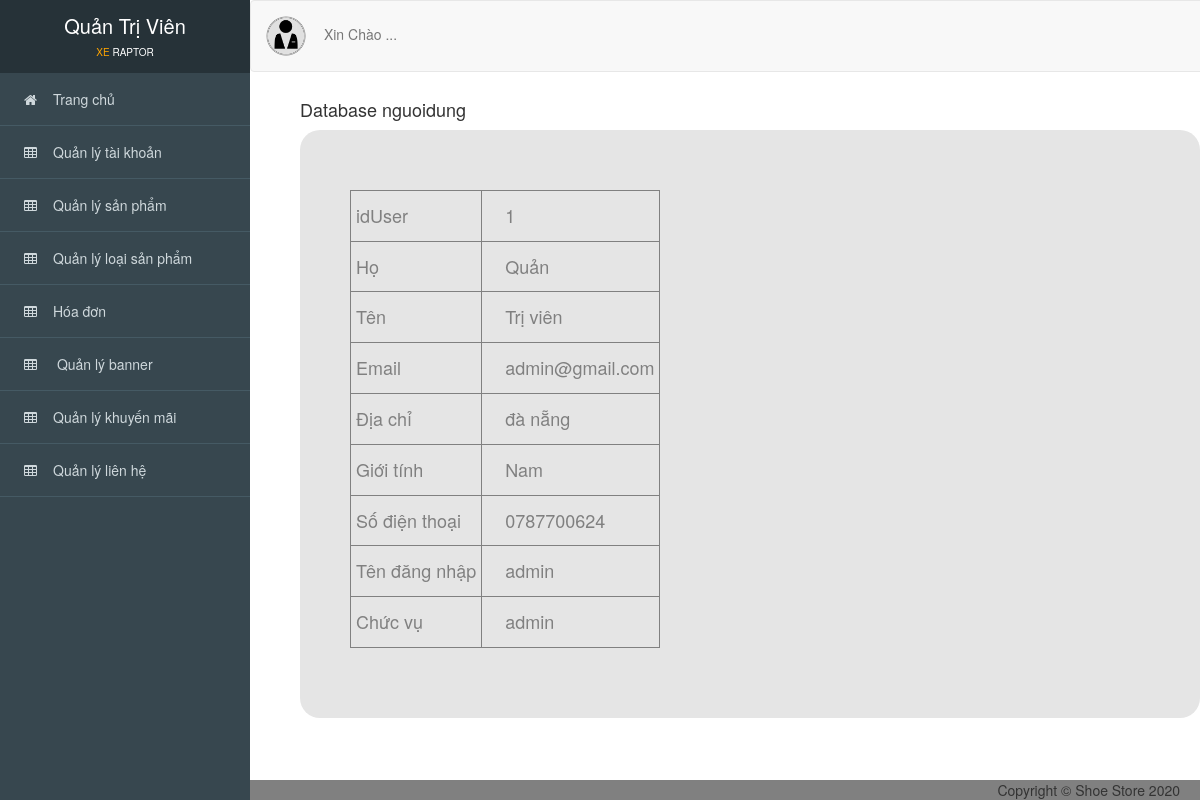
The page /admin/index.php?action=xemnguoidung&id=1 on the database its author committed.
### tables this page shows
CREATE TABLE `user` (
  `idUser` int(11) NOT NULL,
  `ho` varchar(255) NOT NULL,
  `ten` varchar(255) NOT NULL,
  `email` varchar(255) NOT NULL,
  `diachi` varchar(255) NOT NULL,
  `gioitinh` varchar(255) NOT NULL,
  `sodienthoai` varchar(255) NOT NULL,
  `tendangnhap` varchar(255) NOT NULL,
  `matkhau` varchar(255) NOT NULL,
  `idQuyen` int(11) NOT NULL
);

### admin/controller_admin/quanlytaikhoan.php (called while the page is built, shortened)
<?php
    require_once('./model_admin/nguoidung.php');
    class nguoidungcontroller
    {
    	var $nguoidung_model;
    	public function __construct()
    	{
    		$this->nguoidung_model = new nguoidung();
    	}
        public function details()
        {
            $id = isset($_GET['id']) ? $_GET['id'] : 1;
            $data = $this->nguoidung_model->find($id);
            require_once('views_admin/index.php');
        }
       }
?>

### admin/model_admin/ketnoi.php (called while the page is built, shortened)
<?php
    class ketnoi
    {
    	function __construct()
    	{
    		$host = "localhost";
    		$username ="root";
    		$password = "";
    		$dbname = "qlbx";
    		$this->connect = new mysqli($host,$username,$password,$dbname);
    	}
    }
?>

### admin/model_admin/nguoidung.php (called while the page is built, shortened)
<?php
    require_once('ketnoi.php');
    class nguoidung
    {
    	var $conn;
    	function __construct()
    	{
    		$connect_obj = new ketnoi();
            $this->conn = $connect_obj->connect;
    	}
        function find($id)
        {
            $query = "SELECT * FROM user WHERE idUser=$id";
            return $this->conn->query($query)->fetch_assoc();
        }
}
?>

### admin/views_admin/taikhoan/xem.php (the view, shortened to what this page needs)
<div id="viewport">
<div class="container-fluid" id="noidung">
      <h4>Database nguoidung</h4>
      <div style="background-color: #e5e5e5; padding: 60px 50px 10px; color:gray;border-radius: 20px;">
        <table border="1" cellpadding="5">
          <tr>
            <td><h4>idUser </h4></td>
            <td><h4> &emsp;<?= $data['idUser'];   ?>  </h4></td>
          </tr>
          <tr>
            <td><h4>Họ </h4></td>
            <td><h4> &emsp;<?= $data['ho'];   ?>  </h4></td>
          </tr>
          <tr>
            <td><h4>Tên</h4></td>
            <td><h4> &emsp;<?= $data['ten'];   ?>  </h4></td>
          </tr>
          <tr>
            <td><h4>Email </h4></td>
            <td><h4> &emsp;<?= $data['email'];   ?>  </h4></td>
          </tr>
          <tr>
            <td><h4>Địa chỉ </h4></td>
            <td><h4> &emsp;<?= $data['diachi'];   ?>  </h4></td>
          </tr>
          <tr>
            <td><h4>Giới tính </h4></td>
            <td><h4> &emsp;<?= $data['gioitinh'];   ?>  </h4></td>
          </tr>
          <tr>
            <td><h4>Số điện thoại </h4></td>
            <td><h4> &emsp;<?= $data['sodienthoai'];   ?>  </h4></td>
          </tr>
          <tr>
            <td><h4>Tên đăng nhập </h4></td>
            <td><h4> &emsp;<?= $data['tendangnhap'];   ?>  </h4></td>
          </tr>
          <tr>
            <td><h4>Chức vụ </h4></td>
            <td><h4> &emsp;<?php if( $data['idQuyen'] == 1) echo "admin";
                                  if($data['idQuyen'] == 2) echo "Người bán hàng"
                                   ?>  </h4></td>
          </tr>
        </table>
        <br>
        <br>
        <br>
      </div>
</div>
</div>

### admin/public_admin/css/style.css (style rules this page uses)
body { overflow-x: hidden; font-family: 'Roboto', sans-serif; font-size: 16px; }
#viewport { padding-left: 250px; -webkit-transition: all 0.5s ease; -moz-transition: all 0.5s ease; -o-transition: all 0.5s ease; transition: all 0.5s ease; }
#noidung { padding-top: 90px; padding-left: 50px; background-color: white; }

### rows shown on the page
user: idUser "1", ho "Quản", ten "Trị viên", email "admin@gmail.com", diachi "đà nẵng", gioitinh "Nam", sodienthoai "0787700624", tendangnhap "admin"
